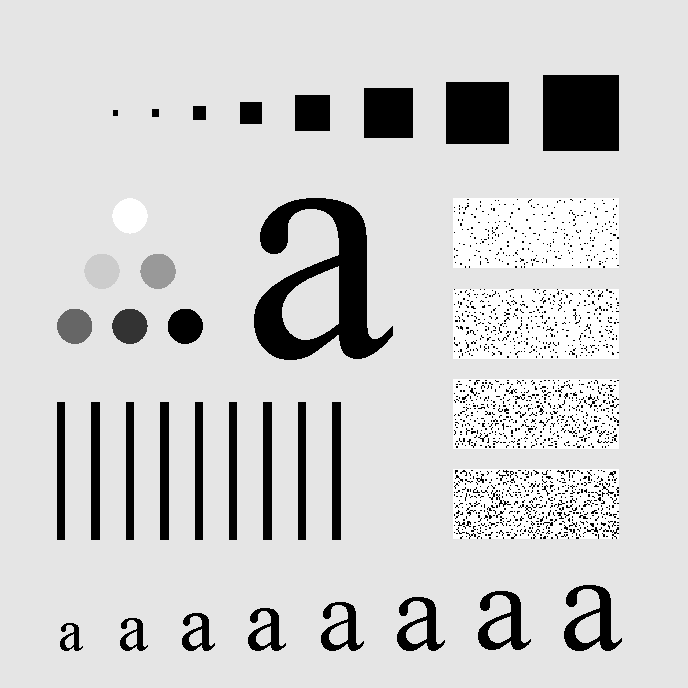
#> input picture lab4/Q5_2.tif, 688 x 688 px
$ python lab4_3.py
#> lines starting #> are read from the running program, lines starting #| are printed output that depends on the picture
import numpy as np
import cv2
import matplotlib.pyplot as plt

def gaussian_lowpass_filter(image, D0):
    """
    实现高斯低通滤波器
    :param image: 输入图像
    :param D0: 截止频率
    :return: 过滤后的图像
    """
    M, N = image.shape
    F = np.fft.fft2(image)
    F_shifted = np.fft.fftshift(F)

    # 创建高斯低通滤波器
    # 创建从零开始的频率坐标
    u = np.linspace(0, N-1, N)  # 从0到N-1, 然后移到中心
    v = np.linspace(0, M-1, M)   # 从0到M-1, 然后移到中心
    U, V = np.meshgrid(u, v)

    # 计算到中心的距离 D
    D = np.sqrt((U-N/2)**2 + (V-M/2)**2)

    H = np.exp(-(D**2) / (2 * (D0**2)))

    # 应用滤波器
    G = H * F_shifted

    # 计算逆DFT并取实部
    gp = np.fft.ifftshift(G)
    filtered_image = np.fft.ifft2(gp)
    filtered_image = np.real(filtered_image)

    # 归一化处理以适应图像格式
    filtered_image = np.clip(filtered_image, 0, 255).astype(np.uint8)

    return filtered_image

def gaussian_highpass_filter(image, D0):
    """
    实现高斯高通滤波器
    :param image: 输入图像
    :param D0: 截止频率
    :return: 过滤后的图像
    """
    M, N = image.shape
    F = np.fft.fft2(image)
    F_shifted = np.fft.fftshift(F)

    # 创建高斯高通滤波器
    # 创建从零开始的频率坐标
    u = np.linspace(0, N-1, N) - N/2  # 从0到N-1, 然后移到中心
    v = np.linspace(0, M-1, M) - M/2  # 从0到M-1, 然后移到中心
    U, V = np.meshgrid(u, v)

    # 计算到中心的距离 D
    D = np.sqrt((U)**2 + (V)**2)

    H = 1 - np.exp(-(D**2) / (2 * (D0**2)))  # 高通滤波器为1减去低通

    # 应用滤波器
    G = H * F_shifted

    # 计算逆DFT并取实部
    gp = np.fft.ifftshift(G)
    filtered_image = np.fft.ifft2(gp)
    filtered_image = np.real(filtered_image)

    # 归一化处理以适应图像格式
    filtered_image = np.clip(filtered_image, 0, 255).astype(np.uint8)

    return filtered_image

# 读取输入图像
image = cv2.imread('Q5_2.tif', cv2.IMREAD_GRAYSCALE)
#> image is the input picture: shape (688, 688); min 0, max 255, mean 207.3

# 设置截止频率
D0_values = [30, 60, 160]

# 创建图形
plt.figure(figsize=(18, 12))

# 对不同的截止频率进行高斯低通滤波
for i, D0 in enumerate(D0_values):
    filtered_image_lp = gaussian_lowpass_filter(image, D0)

    # 绘制结果
    plt.subplot(3, 2, 2 * i + 1)
    plt.imshow(filtered_image_lp, cmap='gray')
    plt.title(f'高斯低通滤波 (D0 = {D0})', fontsize=12)
    plt.axis('off')
#> this loop made 3 passes
#> pass 1, in gaussian_lowpass_filter, `filtered_image = np.real(filtered_image)`:
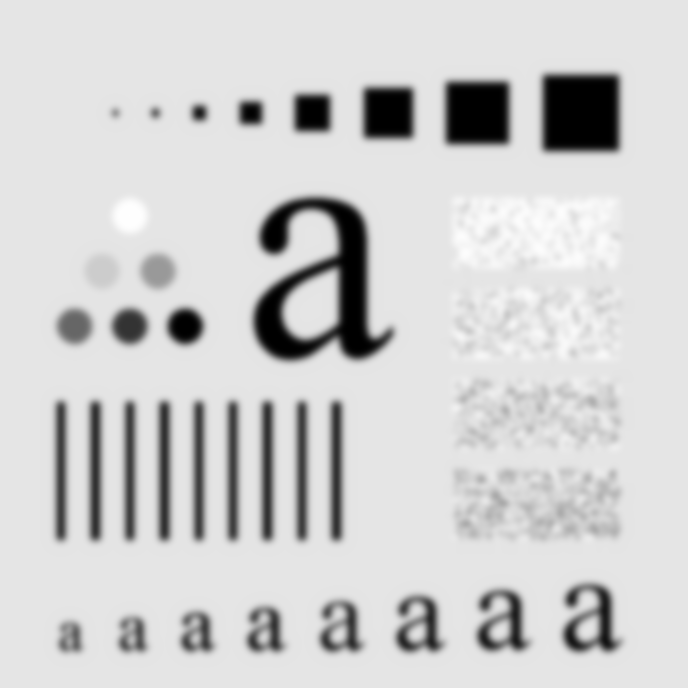
#> filtered_image: shape (688, 688) float64; min -1.48e-13, max 255, mean 207.3; drawn with min black and max white
#> pass 2, in gaussian_lowpass_filter (call 2), `filtered_image = np.real(filtered_image)`:
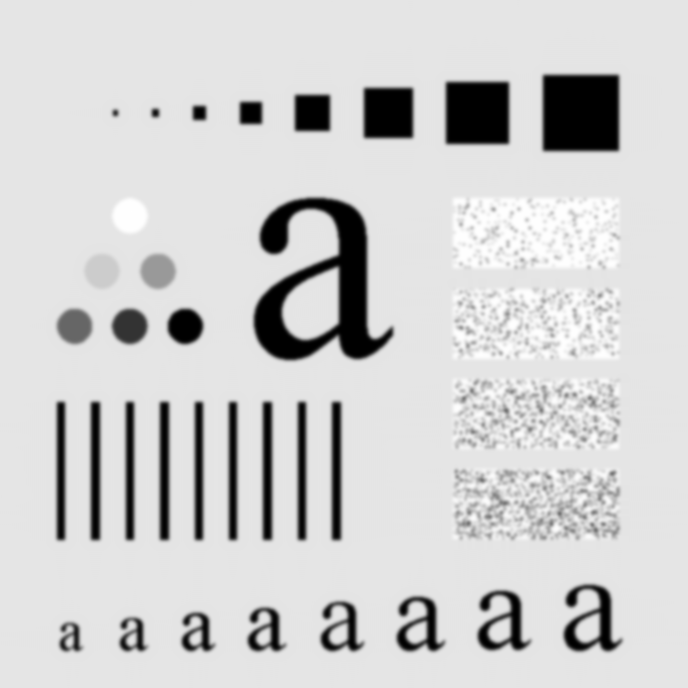
#> filtered_image: shape (688, 688) float64; min -2.71e-07, max 255, mean 207.3; drawn with min black and max white

# 对不同的截止频率进行高斯高通滤波
for i, D0 in enumerate(D0_values):
    filtered_image_hp = gaussian_highpass_filter(image, D0)

    # 绘制结果
    plt.subplot(3, 2, 2 * i + 2)
    plt.imshow(filtered_image_hp, cmap='gray')
    plt.title(f'高斯高通滤波 (D0 = {D0})', fontsize=12)
    plt.axis('off')
#> this loop made 3 passes
#> pass 1, in gaussian_highpass_filter, `filtered_image = np.real(filtered_image)`:
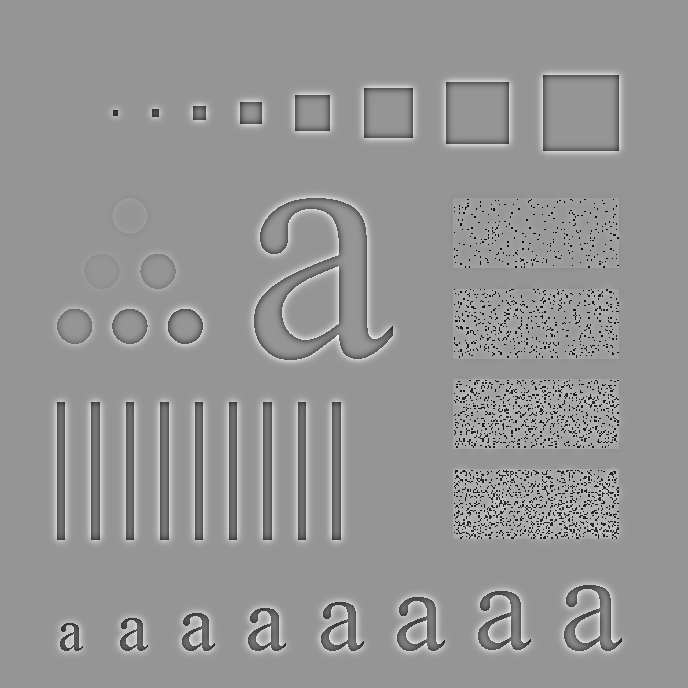
#> filtered_image: shape (688, 688) float64; min -250.5, max 176.5, mean 0; drawn with min black and max white
#> pass 1, in gaussian_highpass_filter, `filtered_image = np.clip(filtered_image, 0, 255).astype(np.uint8)`:
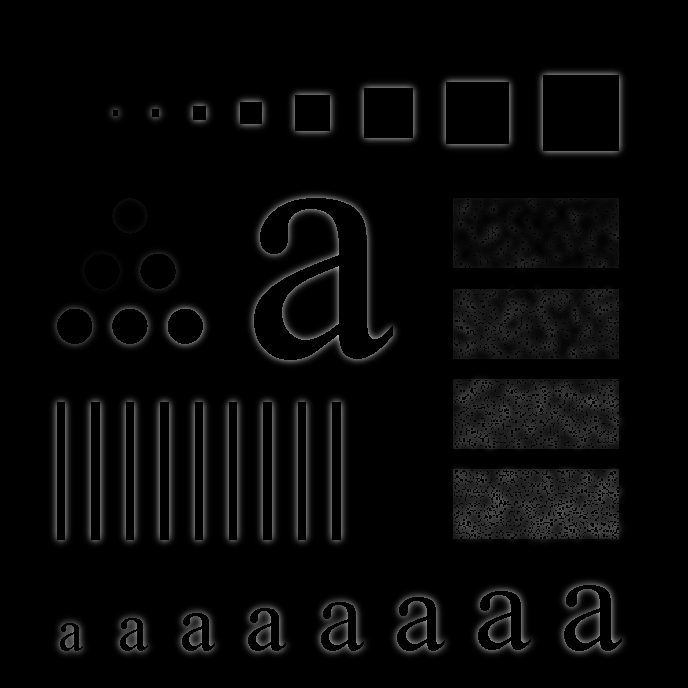
#> filtered_image: shape (688, 688); min 0, max 176, mean 7.2
#> pass 2, in gaussian_highpass_filter (call 2), `filtered_image = np.real(filtered_image)`:
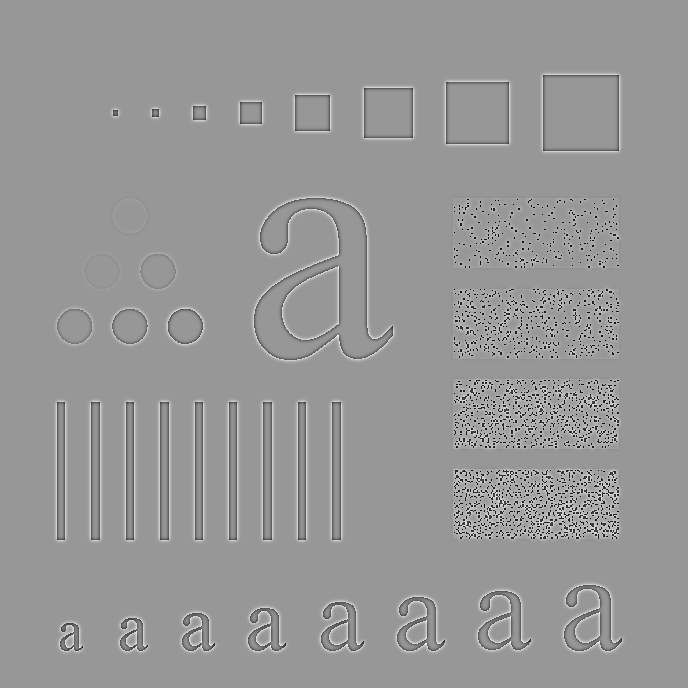
#> filtered_image: shape (688, 688) float64; min -242.8, max 165.9, mean 0; drawn with min black and max white
#> pass 2, in gaussian_highpass_filter (call 2), `filtered_image = np.clip(filtered_image, 0, 255).astype(np.uint8)`:
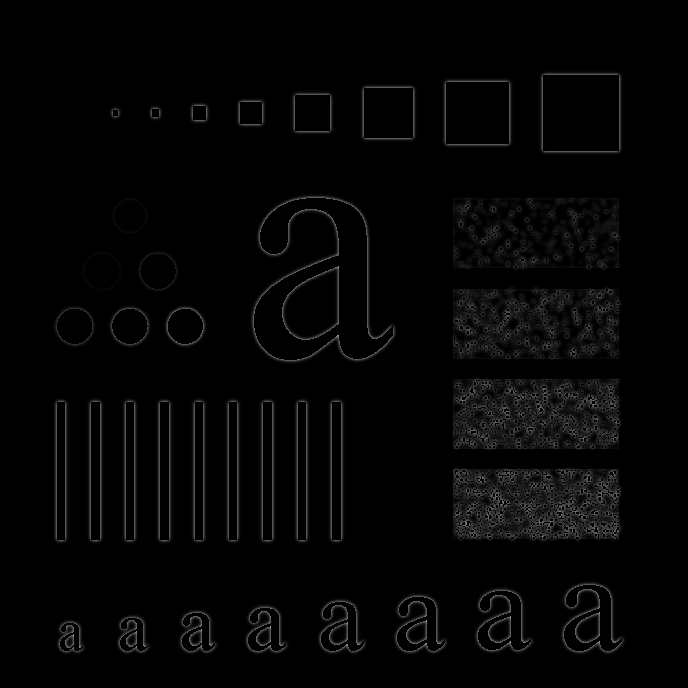
#> filtered_image: shape (688, 688); min 0, max 165, mean 4.8

# 显示图形
plt.tight_layout()
plt.show()
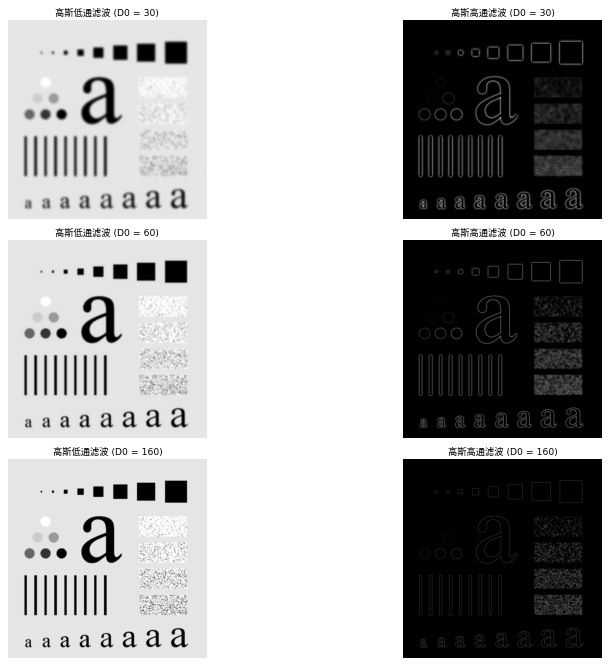
#> figure drawn by matplotlib, 6 panels

$ run again, with lab4/Q5_1.tif copied over lab4/Q5_2.tif
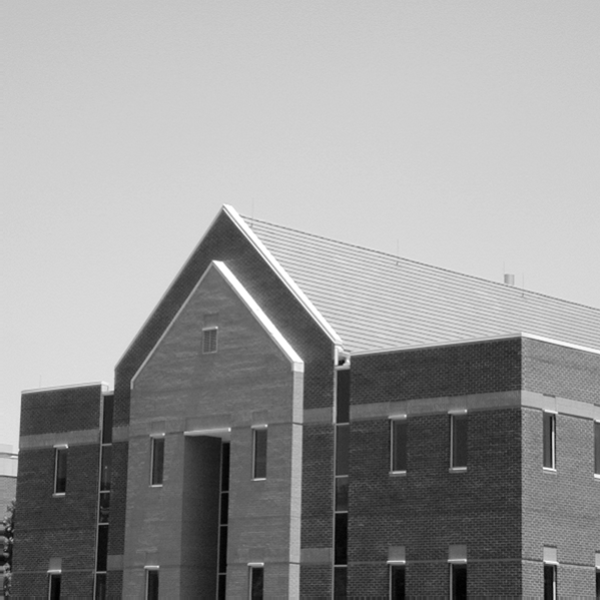
#> input picture lab4/Q5_1.tif, 600 x 600 px
#> image is the input picture: shape (600, 600); min 0, max 255, mean 152.8
#> the loop `for i, D0 in enumerate(D0_values):` made 3 passes
#> pass 1, in gaussian_highpass_filter, `filtered_image = np.clip(filtered_image, 0, 255).astype(np.uint8)`:
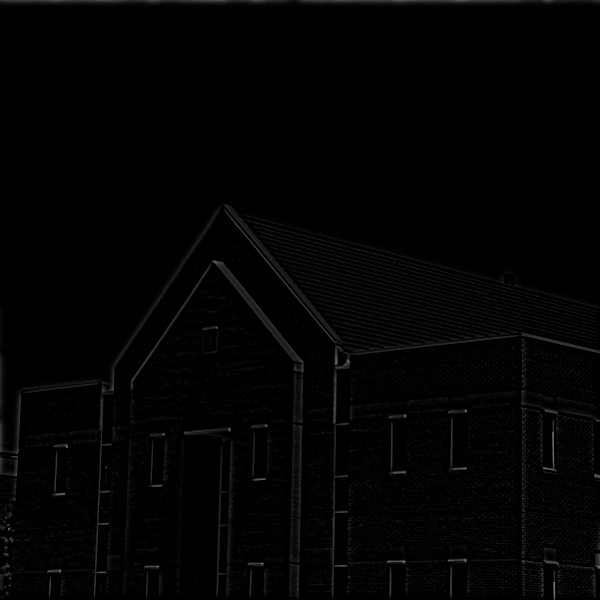
#> filtered_image: shape (600, 600); min 0, max 123, mean 2.7
#> pass 2, in gaussian_highpass_filter (call 2), `filtered_image = np.real(filtered_image)`:
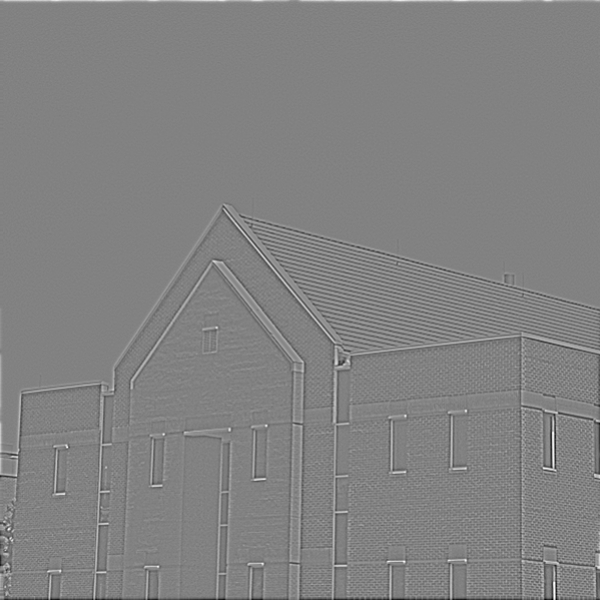
#> filtered_image: shape (600, 600) float64; min -94.85, max 91.2, mean 0; drawn with min black and max white

$ run again, with lab4/Q5_3.tif copied over lab4/Q5_2.tif
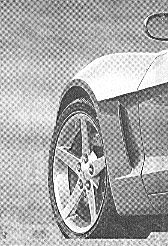
#> input picture lab4/Q5_3.tif, 168 x 246 px
#> image is the input picture: shape (246, 168); min 0, max 255, mean 169.7
#> the loop `for i, D0 in enumerate(D0_values):` made 3 passes
#> pass 1, in gaussian_highpass_filter, `filtered_image = np.real(filtered_image)`:
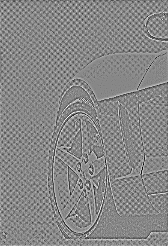
#> filtered_image: shape (246, 168) float64; min -154.4, max 136.7, mean 0; drawn with min black and max white
#> pass 2, in gaussian_highpass_filter (call 2), `filtered_image = np.clip(filtered_image, 0, 255).astype(np.uint8)`:
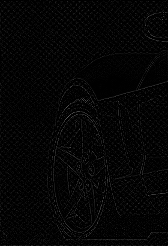
#> filtered_image: shape (246, 168); min 0, max 96, mean 5.1
